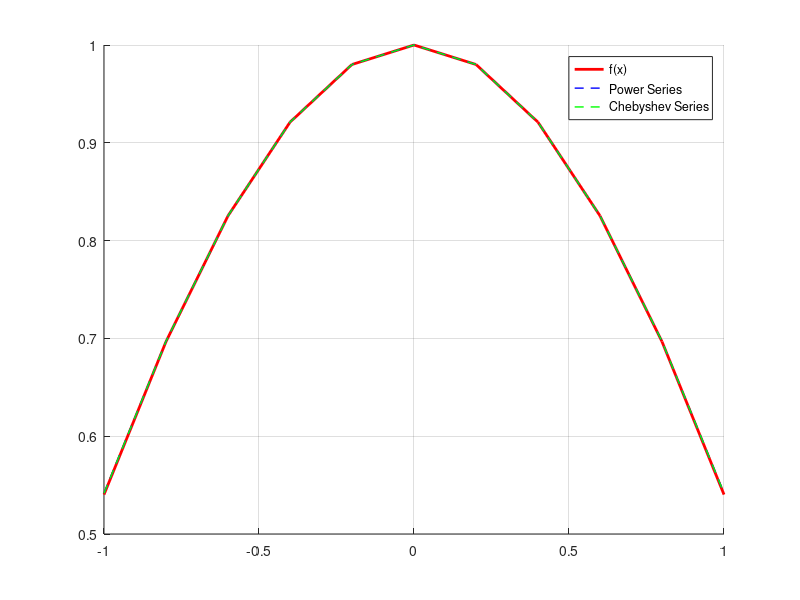

Here is the MATLAB script that generated this plot:
% x = linspace(-pi, pi, 1000);
x = linspace(-1, 1, 11);
f = cos(x);
f1 = 1-x.^2/2+x.^4/24;
f2 = 1-0.49996*x.^2+0.0416*x.^4;

for i = 1:11
    f1x = f1(i)-f(i);
    f2x = f2(i)-f(i);
    disp(x(i));
    disp(f(i));
    disp(f1(i));
    disp(f1x);
    disp(f2(i));
    disp(f2x);
end

figure;
hold on;
plot(x, f, 'r', 'LineWidth', 2);
plot(x, f1, 'b--', 'LineWidth', 1);
plot(x, f2, 'g--', 'LineWidth', 1);
legend('f(x)', 'Power Series', 'Chebyshev Series');
grid on;